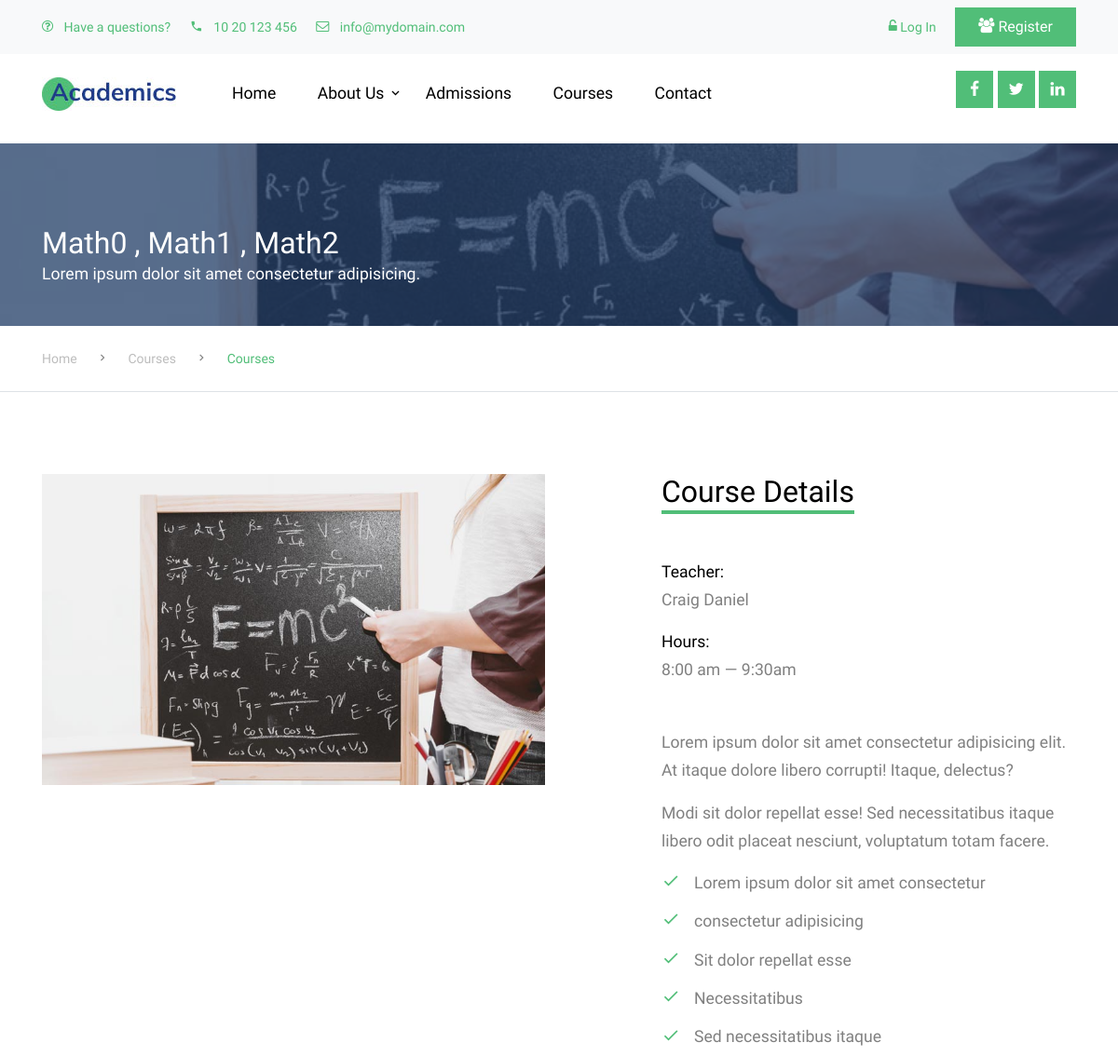
Before: /courses/3/ (upper part) with the older database file.
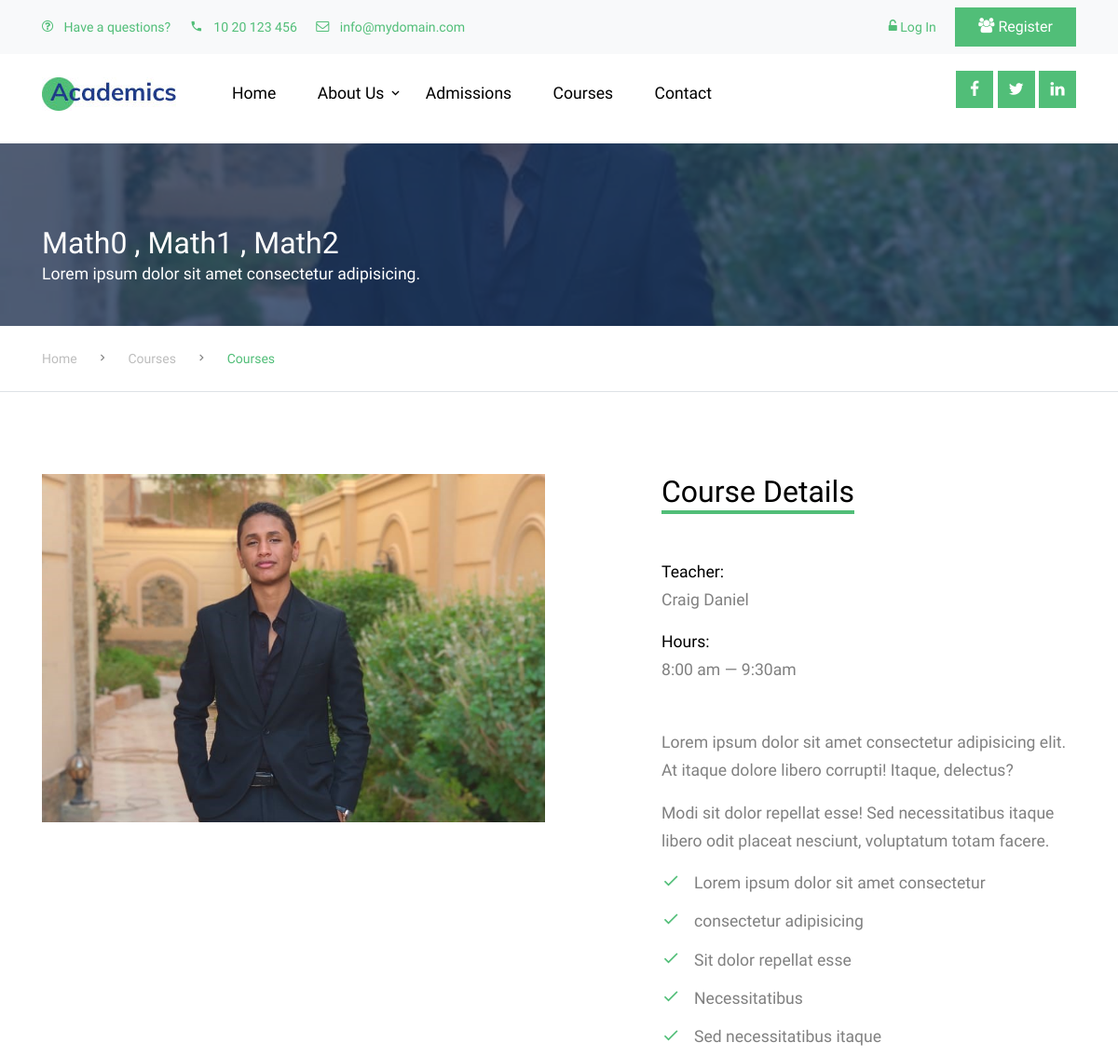
After: the same page with the newer database file.
### academics/models.py (models this page shows, shortened)
class Courses(models.Model):
    name = models.CharField(max_length=100)
    description = models.TextField()
    teacher = models.ForeignKey(Teachers , on_delete=models.CASCADE , default='')
    image = models.FileField(upload_to='static/image' , blank=True)
    Custom_id = models.PositiveIntegerField(unique=True , null=True , blank=True)

class Teachers(models.Model):
    class Specialization(models.TextChoices):
        MOBILE_APPLICATION = 'MA' , 'Mobile Application'
        WEB_DEVELOPMENT = 'WD' , 'Web Development'
        MATHEMATICS = 'MAs' , 'Maths'
    name = models.CharField(max_length=100)
    email = models.EmailField(max_length=100)
    phone_number = models.CharField(max_length=20)
    academic_specialization = models.CharField(max_length=25 , choices=Specialization.choices)
    Custom_id = models.PositiveIntegerField(unique=True , null=True , blank=True)
    image = models.FileField(upload_to="static/image" , blank=True)
    job_name = models.CharField(max_length=155 , null=True ,blank=True)
    def __str__(self):
         return self.name

### academics/views.py (the view)
# urls.py: path('courses/<int:pk>/' , CoursesDetialView.as_view() , name='course-detail'),
class CoursesDetialView(DetailView):
    queryset = Courses.objects.all()
    template_name = 'pages/course-single.html'
    context_object_name = 'course'

### academics/templates/pages/course-single.html (shortened to what this page needs)
{% extends 'pages/base.html' %}
{% load static %}
{% block content %}
<div class="site-section ftco-subscribe-1 site-blocks-cover pb-4" style="background-image: url('{{course.image.url}}')">
    <div class="container">
      <div class="row align-items-end">
        <div class="col-lg-7">
          <h2 class="mb-0">{{course.description}}</h2>
          <p>Lorem ipsum dolor sit amet consectetur adipisicing.</p>
        </div>
      </div>
    </div>
</div>
  <div class="custom-breadcrumns border-bottom">
    <div class="container">
      <a href="{% url 'home' %}">Home</a>
      <span class="mx-3 icon-keyboard_arrow_right"></span>
      <a href="{% url 'courses' %}">Courses</a>
      <span class="mx-3 icon-keyboard_arrow_right"></span>
      <span class="current">Courses</span>
    </div>
  </div>
  <div class="site-section">
      <div class="container">
          <div class="row">
              <div class="col-md-6 mb-4">
                  <p>
                      <img src="{{course.image.url}}" alt="Image" class="img-fluid">
                  </p>
              </div>
              <div class="col-lg-5 ml-auto align-self-center">
                      <h2 class="section-title-underline mb-5">
                          <span>Course Details</span>
                      </h2>
                      <p><strong class="text-black d-block">Teacher:</strong> {{course.teacher}} </p>
                      <p class="mb-5"><strong class="text-black d-block">Hours:</strong> 8:00 am &mdash; 9:30am</p>
                      <p>Lorem ipsum dolor sit amet consectetur adipisicing elit. At itaque dolore libero corrupti! Itaque, delectus?</p>
                      <p>Modi sit dolor repellat esse! Sed necessitatibus itaque libero odit placeat nesciunt, voluptatum totam facere.</p>
                      <ul class="ul-check primary list-unstyled mb-5">
                          <li>Lorem ipsum dolor sit amet consectetur</li>
                          <li>consectetur adipisicing  </li>
                          <li>Sit dolor repellat esse</li>
                          <li>Necessitatibus</li>
                          <li>Sed necessitatibus itaque </li>
                      </ul>
                  </div>
          </div>
      </div>
  </div>
{% endblock content %}

Changed rows visible on the page:
changed Courses "Math0 , Math1 , Math2": image: a different picture
